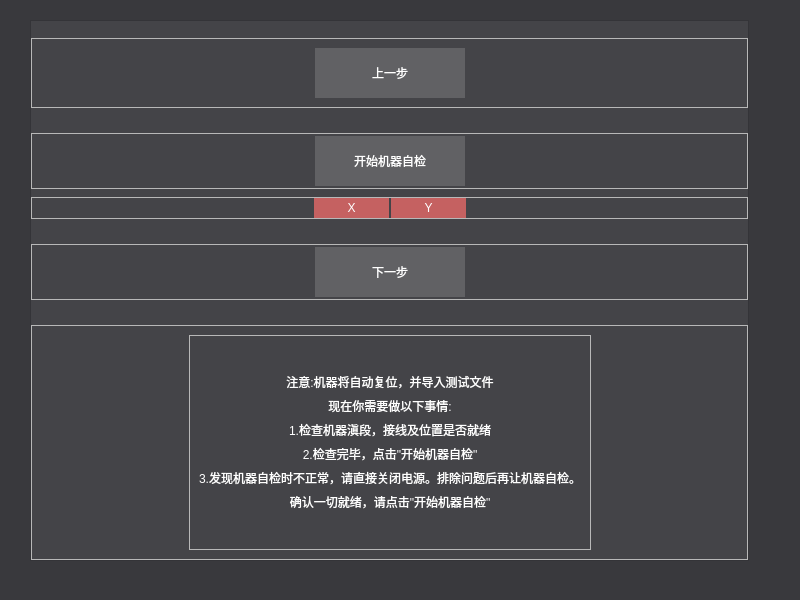
<?xml version="1.0" encoding="UTF-8"?>
<ui version="4.0">
 <class>AC_AutoCheckForm</class>
 <widget class="QWidget" name="AC_AutoCheckForm">
  <property name="geometry">
   <rect>
    <x>0</x>
    <y>0</y>
    <width>800</width>
    <height>600</height>
   </rect>
  </property>
  <property name="windowTitle">
   <string>Form</string>
  </property>
  <property name="styleSheet">
   <string notr="true">QWidget#AC_AutoCheckForm{
	background-color: rgb(57, 57, 61);
}
QLabel{
	
	color: rgb(255, 255, 255);
	font: 9pt &quot;微软雅黑&quot;;
}</string>
  </property>
  <widget class="QFrame" name="frameCheck">
   <property name="geometry">
    <rect>
     <x>30</x>
     <y>20</y>
     <width>719</width>
     <height>541</height>
    </rect>
   </property>
   <property name="styleSheet">
    <string notr="true">QFrame#frameCheck{
	
	background-color: rgb(68, 68, 72);
}
QPushButton{
	border:none;
	color: rgb(255, 255, 255);
	font: 9pt &quot;微软雅黑&quot;;
	background-color: rgb(97, 97, 100);
}
QPushButton:hover{
	border:none;
	color: rgb(255, 255, 255);
	font: 9pt &quot;微软雅黑&quot;;
	background-color: rgb(107, 106, 101);
}
QPushButton:pressed{
	border:none;
	color: rgb(255, 255, 255);
	font: 9pt &quot;微软雅黑&quot;;
	background-color: rgb(59, 58, 63);
}</string>
   </property>
   <property name="frameShape">
    <enum>QFrame::StyledPanel</enum>
   </property>
   <property name="frameShadow">
    <enum>QFrame::Raised</enum>
   </property>
   <layout class="QVBoxLayout" name="verticalLayout">
    <property name="spacing">
     <number>8</number>
    </property>
    <property name="leftMargin">
     <number>0</number>
    </property>
    <property name="topMargin">
     <number>0</number>
    </property>
    <property name="rightMargin">
     <number>0</number>
    </property>
    <property name="bottomMargin">
     <number>0</number>
    </property>
    <item>
     <spacer name="verticalSpacer_3">
      <property name="orientation">
       <enum>Qt::Vertical</enum>
      </property>
      <property name="sizeHint" stdset="0">
       <size>
        <width>20</width>
        <height>40</height>
       </size>
      </property>
     </spacer>
    </item>
    <item>
     <widget class="QFrame" name="frame_2">
      <property name="maximumSize">
       <size>
        <width>16777215</width>
        <height>70</height>
       </size>
      </property>
      <property name="frameShape">
       <enum>QFrame::StyledPanel</enum>
      </property>
      <property name="frameShadow">
       <enum>QFrame::Raised</enum>
      </property>
      <layout class="QHBoxLayout" name="horizontalLayout_2">
       <item>
        <spacer name="horizontalSpacer_3">
         <property name="orientation">
          <enum>Qt::Horizontal</enum>
         </property>
         <property name="sizeHint" stdset="0">
          <size>
           <width>247</width>
           <height>20</height>
          </size>
         </property>
        </spacer>
       </item>
       <item>
        <widget class="QPushButton" name="btnPre">
         <property name="minimumSize">
          <size>
           <width>150</width>
           <height>50</height>
          </size>
         </property>
         <property name="maximumSize">
          <size>
           <width>150</width>
           <height>50</height>
          </size>
         </property>
         <property name="text">
          <string>上一步</string>
         </property>
        </widget>
       </item>
       <item>
        <spacer name="horizontalSpacer_4">
         <property name="orientation">
          <enum>Qt::Horizontal</enum>
         </property>
         <property name="sizeHint" stdset="0">
          <size>
           <width>246</width>
           <height>20</height>
          </size>
         </property>
        </spacer>
       </item>
      </layout>
     </widget>
    </item>
    <item>
     <spacer name="verticalSpacer_6">
      <property name="orientation">
       <enum>Qt::Vertical</enum>
      </property>
      <property name="sizeHint" stdset="0">
       <size>
        <width>20</width>
        <height>40</height>
       </size>
      </property>
     </spacer>
    </item>
    <item>
     <widget class="QFrame" name="frame_6">
      <property name="maximumSize">
       <size>
        <width>16777215</width>
        <height>70</height>
       </size>
      </property>
      <property name="frameShape">
       <enum>QFrame::StyledPanel</enum>
      </property>
      <property name="frameShadow">
       <enum>QFrame::Raised</enum>
      </property>
      <layout class="QHBoxLayout" name="horizontalLayout_4">
       <property name="spacing">
        <number>2</number>
       </property>
       <property name="leftMargin">
        <number>2</number>
       </property>
       <property name="topMargin">
        <number>2</number>
       </property>
       <property name="rightMargin">
        <number>2</number>
       </property>
       <property name="bottomMargin">
        <number>2</number>
       </property>
       <item>
        <spacer name="horizontalSpacer_7">
         <property name="orientation">
          <enum>Qt::Horizontal</enum>
         </property>
         <property name="sizeHint" stdset="0">
          <size>
           <width>247</width>
           <height>20</height>
          </size>
         </property>
        </spacer>
       </item>
       <item>
        <widget class="QPushButton" name="btnAutoHome">
         <property name="minimumSize">
          <size>
           <width>150</width>
           <height>50</height>
          </size>
         </property>
         <property name="maximumSize">
          <size>
           <width>150</width>
           <height>50</height>
          </size>
         </property>
         <property name="text">
          <string>开始机器自检</string>
         </property>
        </widget>
       </item>
       <item>
        <spacer name="horizontalSpacer_8">
         <property name="orientation">
          <enum>Qt::Horizontal</enum>
         </property>
         <property name="sizeHint" stdset="0">
          <size>
           <width>246</width>
           <height>20</height>
          </size>
         </property>
        </spacer>
       </item>
      </layout>
     </widget>
    </item>
    <item>
     <widget class="QFrame" name="frame_3">
      <property name="minimumSize">
       <size>
        <width>0</width>
        <height>0</height>
       </size>
      </property>
      <property name="styleSheet">
       <string notr="true">QPushButton{

	color: rgb(255, 255, 255);
	font: 9pt &quot;微软雅黑&quot;;
	background-color: rgb(197, 97, 97);
}</string>
      </property>
      <property name="frameShape">
       <enum>QFrame::StyledPanel</enum>
      </property>
      <property name="frameShadow">
       <enum>QFrame::Raised</enum>
      </property>
      <layout class="QHBoxLayout" name="horizontalLayout_5">
       <property name="spacing">
        <number>2</number>
       </property>
       <property name="leftMargin">
        <number>0</number>
       </property>
       <property name="topMargin">
        <number>0</number>
       </property>
       <property name="rightMargin">
        <number>0</number>
       </property>
       <property name="bottomMargin">
        <number>0</number>
       </property>
       <item>
        <spacer name="horizontalSpacer_9">
         <property name="orientation">
          <enum>Qt::Horizontal</enum>
         </property>
         <property name="sizeHint" stdset="0">
          <size>
           <width>277</width>
           <height>20</height>
          </size>
         </property>
        </spacer>
       </item>
       <item>
        <widget class="QPushButton" name="btnX">
         <property name="minimumSize">
          <size>
           <width>75</width>
           <height>20</height>
          </size>
         </property>
         <property name="maximumSize">
          <size>
           <width>30</width>
           <height>20</height>
          </size>
         </property>
         <property name="text">
          <string>X</string>
         </property>
        </widget>
       </item>
       <item>
        <widget class="QPushButton" name="btnY">
         <property name="minimumSize">
          <size>
           <width>75</width>
           <height>20</height>
          </size>
         </property>
         <property name="maximumSize">
          <size>
           <width>30</width>
           <height>20</height>
          </size>
         </property>
         <property name="text">
          <string>Y</string>
         </property>
        </widget>
       </item>
       <item>
        <spacer name="horizontalSpacer_10">
         <property name="orientation">
          <enum>Qt::Horizontal</enum>
         </property>
         <property name="sizeHint" stdset="0">
          <size>
           <width>276</width>
           <height>20</height>
          </size>
         </property>
        </spacer>
       </item>
      </layout>
     </widget>
    </item>
    <item>
     <spacer name="verticalSpacer_5">
      <property name="orientation">
       <enum>Qt::Vertical</enum>
      </property>
      <property name="sizeHint" stdset="0">
       <size>
        <width>20</width>
        <height>40</height>
       </size>
      </property>
     </spacer>
    </item>
    <item>
     <widget class="QFrame" name="frame_4">
      <property name="maximumSize">
       <size>
        <width>16777215</width>
        <height>70</height>
       </size>
      </property>
      <property name="frameShape">
       <enum>QFrame::StyledPanel</enum>
      </property>
      <property name="frameShadow">
       <enum>QFrame::Raised</enum>
      </property>
      <layout class="QHBoxLayout" name="horizontalLayout">
       <property name="spacing">
        <number>2</number>
       </property>
       <property name="leftMargin">
        <number>2</number>
       </property>
       <property name="topMargin">
        <number>2</number>
       </property>
       <property name="rightMargin">
        <number>2</number>
       </property>
       <property name="bottomMargin">
        <number>2</number>
       </property>
       <item>
        <spacer name="horizontalSpacer_2">
         <property name="orientation">
          <enum>Qt::Horizontal</enum>
         </property>
         <property name="sizeHint" stdset="0">
          <size>
           <width>247</width>
           <height>20</height>
          </size>
         </property>
        </spacer>
       </item>
       <item>
        <widget class="QPushButton" name="btnAutoCheck">
         <property name="minimumSize">
          <size>
           <width>150</width>
           <height>50</height>
          </size>
         </property>
         <property name="maximumSize">
          <size>
           <width>150</width>
           <height>50</height>
          </size>
         </property>
         <property name="text">
          <string>下一步</string>
         </property>
        </widget>
       </item>
       <item>
        <spacer name="horizontalSpacer">
         <property name="orientation">
          <enum>Qt::Horizontal</enum>
         </property>
         <property name="sizeHint" stdset="0">
          <size>
           <width>246</width>
           <height>20</height>
          </size>
         </property>
        </spacer>
       </item>
      </layout>
     </widget>
    </item>
    <item>
     <spacer name="verticalSpacer_4">
      <property name="orientation">
       <enum>Qt::Vertical</enum>
      </property>
      <property name="sizeHint" stdset="0">
       <size>
        <width>20</width>
        <height>40</height>
       </size>
      </property>
     </spacer>
    </item>
    <item>
     <widget class="QFrame" name="frame">
      <property name="frameShape">
       <enum>QFrame::StyledPanel</enum>
      </property>
      <property name="frameShadow">
       <enum>QFrame::Raised</enum>
      </property>
      <layout class="QHBoxLayout" name="horizontalLayout_3">
       <item>
        <spacer name="horizontalSpacer_5">
         <property name="orientation">
          <enum>Qt::Horizontal</enum>
         </property>
         <property name="sizeHint" stdset="0">
          <size>
           <width>111</width>
           <height>20</height>
          </size>
         </property>
        </spacer>
       </item>
       <item>
        <widget class="QFrame" name="frame_5">
         <property name="frameShape">
          <enum>QFrame::StyledPanel</enum>
         </property>
         <property name="frameShadow">
          <enum>QFrame::Raised</enum>
         </property>
         <layout class="QVBoxLayout" name="verticalLayout_2">
          <item>
           <spacer name="verticalSpacer">
            <property name="orientation">
             <enum>Qt::Vertical</enum>
            </property>
            <property name="sizeHint" stdset="0">
             <size>
              <width>20</width>
              <height>40</height>
             </size>
            </property>
           </spacer>
          </item>
          <item>
           <widget class="QLabel" name="labelT1">
            <property name="text">
             <string>注意:机器将自动复位，并导入测试文件</string>
            </property>
            <property name="alignment">
             <set>Qt::AlignCenter</set>
            </property>
           </widget>
          </item>
          <item>
           <widget class="QLabel" name="labelT2">
            <property name="text">
             <string>现在你需要做以下事情:</string>
            </property>
            <property name="alignment">
             <set>Qt::AlignCenter</set>
            </property>
           </widget>
          </item>
          <item>
           <widget class="QLabel" name="labelT3">
            <property name="text">
             <string>1.检查机器滇段，接线及位置是否就绪</string>
            </property>
            <property name="alignment">
             <set>Qt::AlignCenter</set>
            </property>
           </widget>
          </item>
          <item>
           <widget class="QLabel" name="labelT4">
            <property name="text">
             <string>2.检查完毕，点击&quot;开始机器自检&quot;</string>
            </property>
            <property name="alignment">
             <set>Qt::AlignCenter</set>
            </property>
           </widget>
          </item>
          <item>
           <widget class="QLabel" name="labelT5">
            <property name="text">
             <string>3.发现机器自检时不正常，请直接关闭电源。排除问题后再让机器自检。</string>
            </property>
            <property name="alignment">
             <set>Qt::AlignCenter</set>
            </property>
           </widget>
          </item>
          <item>
           <widget class="QLabel" name="labelT6">
            <property name="text">
             <string>确认一切就绪，请点击&quot;开始机器自检&quot;</string>
            </property>
            <property name="alignment">
             <set>Qt::AlignCenter</set>
            </property>
           </widget>
          </item>
          <item>
           <spacer name="verticalSpacer_2">
            <property name="orientation">
             <enum>Qt::Vertical</enum>
            </property>
            <property name="sizeHint" stdset="0">
             <size>
              <width>20</width>
              <height>40</height>
             </size>
            </property>
           </spacer>
          </item>
         </layout>
        </widget>
       </item>
       <item>
        <spacer name="horizontalSpacer_6">
         <property name="orientation">
          <enum>Qt::Horizontal</enum>
         </property>
         <property name="sizeHint" stdset="0">
          <size>
           <width>110</width>
           <height>20</height>
          </size>
         </property>
        </spacer>
       </item>
      </layout>
     </widget>
    </item>
   </layout>
  </widget>
 </widget>
 <resources/>
 <connections/>
</ui>
